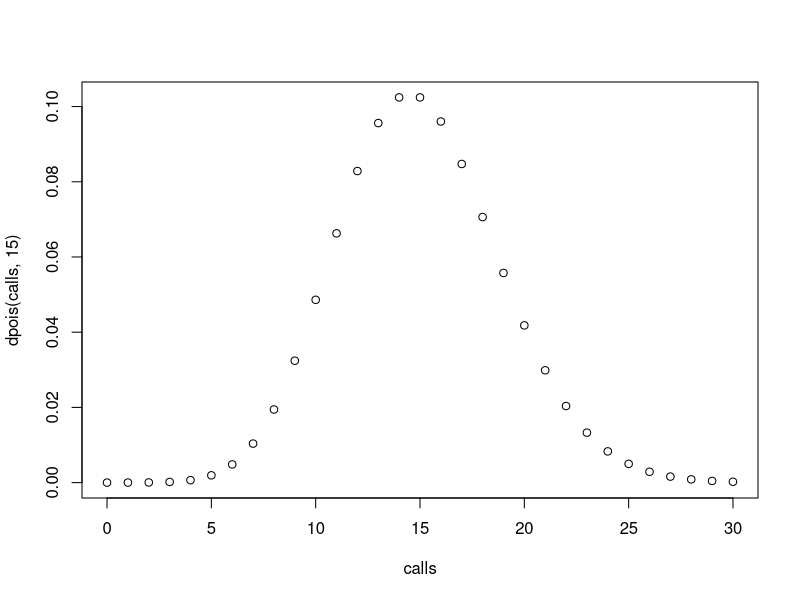
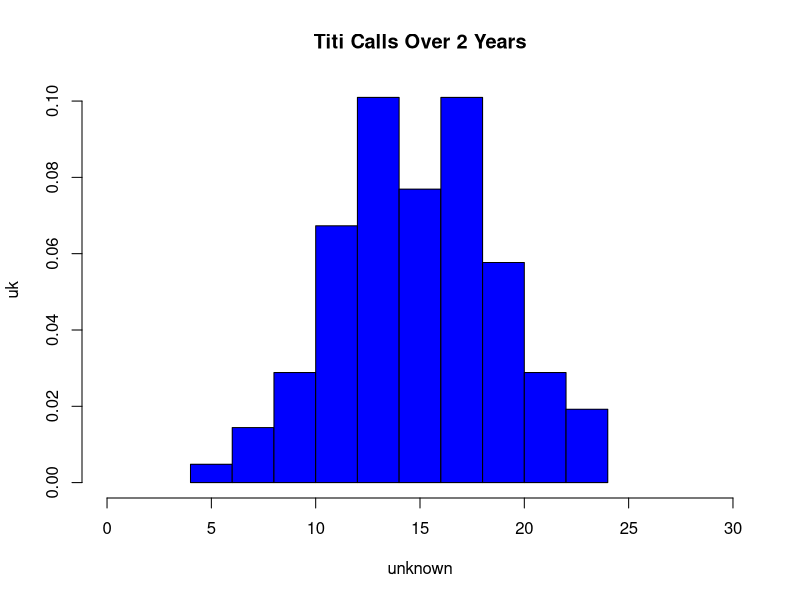

Write the R code that produced these figures, in order.
## ---- chunk 1
knitr::opts_chunk$set(echo = TRUE)
## ---- chunk 2
x<- rpois(1, 15) #where 1 is the n value since its 15 is the  mean of the two hours and 15 is the mean or lambda
x
## ---- chunk 3
ppois(8, (rpois(1, 15)), lower=FALSE) #I can't tell if I should be running lambda as 15 for the mean or x where x is the rpois? or as i put here, lmbda being the function of rpois?
## ---- chunk 4
dpois(0, 15) #same problem but this time i set lambda as 15
## ---- chunk 5
dpois(3, 15)
## ---- chunk 6
calls<- 0:30
plot(calls, dpois(calls, 15))
## ---- chunk 7
exampledist<- rpois(104, 15)
exampledist
## ---- chunk 8
hist(exampledist, freq = FALSE, col = "blue", main = "Titi Calls Over 2 Years", xlab = "unknown",
    ylab = "uk", xlim = c(0, 30))
